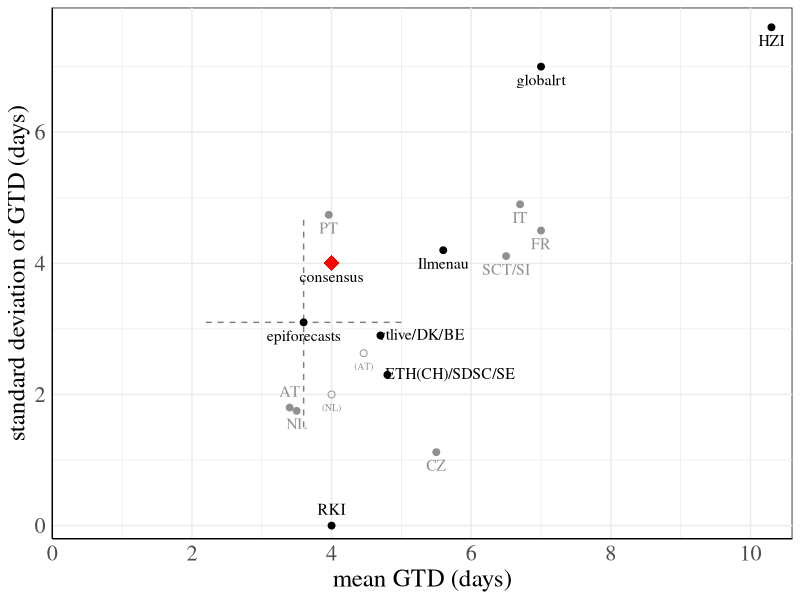
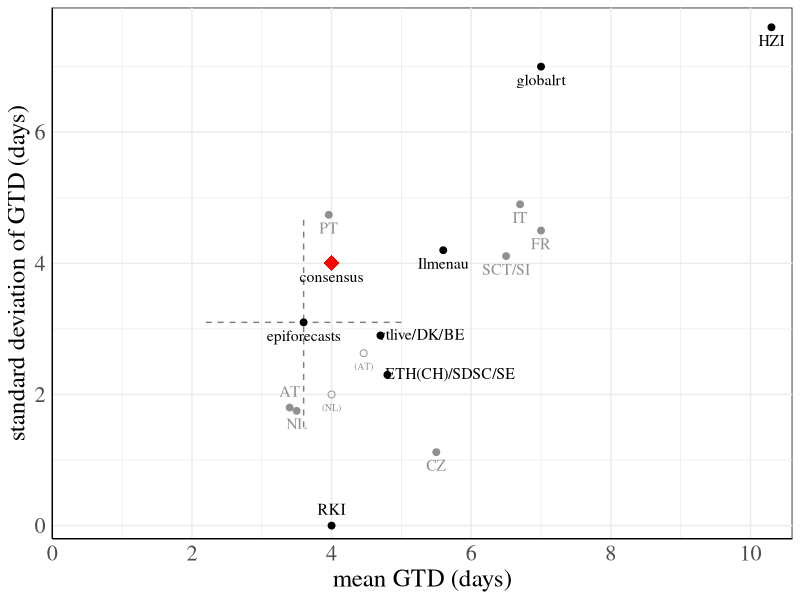

Write R code to recreate these figures, in order.
library(ggplot2)
library(dplyr)

setwd("../..")
getwd()

# parameter combinations used in papers
methods <- c("ETH(CH)", "RKI",      "Ilmenau", "SDSC",  "AT",    "epiforecasts", "rtlive",  "globalrt",    "HZI", "FR",    "IT",    "DK", "SE", "PT",  "BE", "NL",    "CZ",      "SCT",   "SI",    "consensus")
gt_dist <- c("gamma",   "constant", "ad hoc",  "gamma", "gamma", "gamma",        "lognorm", "exponential", "?",   "gamma", "gamma", "?",  "?",  "?",   "?",  "gamma", "uniform", "gamma", "gamma", "gamma")
mean_gt <- c(4.8,        4,          5.6,       4.8,     3.4,     3.6,            4.7,       7,             10.3,  7,       6.7,     4.7,  4.8,  3.96,  4.7,  3.5,     5.5,       6.5,     6.5,     4)
sd_gt <-   c(2.3,        0,          4.2,       2.3,     1.8,     3.1,            2.9,       7,             7.6,   4.5,     4.9,     2.9,  2.3,  4.74,  2.9,  1.75,    1.12,      4.11,    4.11,    4)

gtds <- data.frame(gtd=gt_dist, gt_mean=mean_gt, gt_sd=sd_gt)
rownames(gtds) <- methods

gtd_scatter <- gtds %>%
  tibble::rownames_to_column(var = "group") %>%
  dplyr::select(group, gt_mean, gt_sd) %>%
  group_by(gt_mean, gt_sd) %>% 
  mutate(groups = paste0(group, collapse = "/")) %>%
  dplyr::select(!group) %>%
  distinct() %>%
  mutate(grey = (nchar(groups)==2 | groups=="SCT/SI")) %>%
  tibble::column_to_rownames(var = "groups")

AT_first <- data.frame(gt_mean=4.46, gt_sd=2.63)
NL_first <- data.frame(gt_mean=4, gt_sd=2)

# plot assumed mean and sd of generation times
gtd_scatterplot <- ggplot(data = gtd_scatter, aes(x = gt_mean, y = gt_sd, color = grey)) +
  labs(x = "mean GTD (days)", y = "standard deviation of GTD (days)") +
  theme_minimal(base_family = "serif") +
  theme(
    panel.background = element_rect(fill = "transparent"),
    axis.text=element_text(size=16),
    axis.title=element_text(size=18),
    axis.line = element_line(),
    axis.line.y.right = element_line(),
    axis.line.x.top = element_line(),
    legend.position = "none"
  ) +
  
  geom_linerange(data = gtd_scatter["epiforecasts",],
                 aes(ymin = gt_sd - 2*0.8, ymax = gt_sd + 2*0.8),
                 alpha = .5, linetype=2) +
  geom_linerange(data = gtd_scatter["epiforecasts",],
                 aes(xmin = gt_mean - 2*0.7, xmax = gt_mean + 2*0.7),
                 alpha = .5, linetype=2) +
  
  geom_point(size = 2) +
  geom_text(label = rownames(gtd_scatter),
            position = position_nudge(y = ifelse(rownames(gtd_scatter) %in% c("AT", "RKI"), +0.25,
                                                 ifelse(rownames(gtd_scatter) %in% c("ETH(CH)/SDSC/SE", "rtlive/DK/BE"), 0.02, -0.2)),
                                      x = ifelse(rownames(gtd_scatter) == "ETH(CH)/SDSC/SE", 0.9,
                                                 ifelse(rownames(gtd_scatter) == "rtlive/DK/BE", 0.6, 0))),
            size = 4, family="serif") + 
  scale_x_continuous(breaks = seq(0,10,2)) +
  scale_color_manual(values=c("#000000", "#909090")) +
  
  geom_point(data = data.frame(gt_mean=4, gt_sd=4), colour = "red", size = 5, shape = 18) + 
  
  geom_point(data = AT_first, colour = "#909090", shape=21, size = 2) +
  geom_text(mapping = aes(x=AT_first$gt_mean, y=AT_first$gt_sd),
            label="(AT)", color="#909090",
            nudge_y = -0.2, check_overlap = TRUE, size = 2.5,
            family="serif") +
  geom_segment(aes(x=AT_first$gt_mean, y=AT_first$gt_sd,
                   xend=gtds["AT","gt_mean"], yend=gtds["AT","gt_sd"]),
               arrow=arrow(length=unit(2.5, "mm")), color="#909090", size=0.01, linetype=5) +
  
  geom_point(data = NL_first, colour = "#909090", shape=21, size = 2) +
  geom_text(mapping = aes(x=NL_first$gt_mean, y=NL_first$gt_sd),
            label="(NL)", color="#909090",
            nudge_y = -0.2, check_overlap = TRUE, size = 2.5,
            family="serif") +
  geom_segment(aes(x=NL_first$gt_mean, y=NL_first$gt_sd,
                   xend=gtds["NL","gt_mean"], yend=gtds["NL","gt_sd"]),
               arrow=arrow(length=unit(2.5, "mm")), color="#909090", size=0.01, linetype=5) +
  
  coord_cartesian(xlim=c(0,10.6), ylim=c(-0.2,7.9), expand=F)

print(gtd_scatterplot)

ggsave(gtd_scatterplot, filename = "Figures/gtd_scatterplot.png",  bg = "transparent",
       width = 10, height = 7.8)
